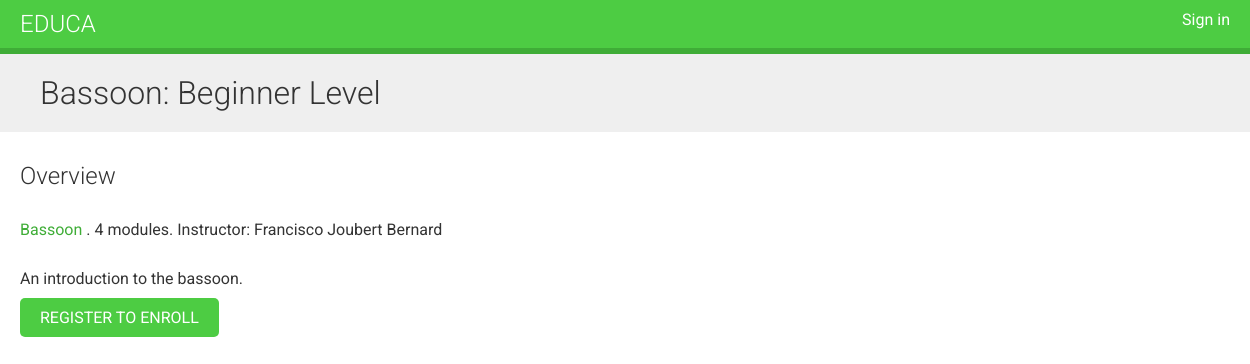
/course/bassoon-beginner-level/, run on the app's committed database.
### courses/models.py (models this page shows, shortened)
class Course(models.Model):
    owner = models.ForeignKey(User, related_name='courses_created', on_delete=models.CASCADE)
    subject = models.ForeignKey(Subject, related_name='courses', on_delete=models.CASCADE)
    title = models.CharField(max_length=200)
    slug = models.SlugField(max_length=200, unique=True)
    overview = models.TextField()
    created = models.DateTimeField(auto_now_add=True)
    students = models.ManyToManyField(User, related_name='courses_joined', blank=True)
    class Meta:
        ordering = ['-created']

class Subject(models.Model):
    title = models.CharField(max_length=200)
    slug = models.SlugField(max_length=200, unique=True)
    class Meta:
        ordering = ['title']

### courses/views.py (the view)
# urls.py: path('<slug:slug>/', views.CourseDetailView.as_view(), name='course_detail'),
class CourseDetailView(DetailView):
    model = Course
    template_name = 'courses/course/detail.html'
    def get_context_data(self, **kwargs):
        context = super().get_context_data(**kwargs)
        context['enroll_form'] = CourseEnrollForm(initial={'course':self.object})
        return context

### courses/templates/courses/course/detail.html (shortened to what this page needs)
{% extends 'base.html' %}
{% block content %}
  {% with object.subject as subject %}
    <h1>
      {{ object.title }}
    </h1>
    <div class="module">
      <h2>Overview</h2>
      <p>
        <a href="{% url 'course_list_subject' subject.slug %}">
          {{ subject.title }}
        </a>.
        {{ object.modules.count }} modules.
        Instructor: {{ object.owner.get_full_name }}
      </p>
      {{ object.overview|linebreaks }}
      {% if request.user.is_authenticated %}
        <form action="{% url 'student_enroll_course' %}" method="post">
          {{ enroll_form }}
          {% csrf_token %}
          <input type="submit" value="Enroll now">
        </form>
      {% else %}
        <a href="{% url 'student_registration' %}" class="button">
          Register to enroll
        </a>
      {% endif %}
    </div>
  {% endwith %}
{% endblock content %}

### courses/static/courses/css/base.css (style rules this page uses)
body { margin:0; font-family:'Roboto', sans-serif; font-weight:400; color:#333; }
a { color:#3fad37; text-decoration:none; }
h1, h2, h3, h4, h5, h6 { font-family:'Roboto', sans-serif; font-weight:300; }
h1 { background:#efefef; width:100%; overflow:auto; padding:20px 0 20px 40px; margin:0; }
.module { padding:10px 20px; float:left; width:600px; }
.module p { margin:10px 0 20px; width:100%; float:left; }
input[type=submit], a.button { border-radius:5px; background:#4dcc43; color:#fff; font-size:16px; text-transform:uppercase; border:none; padding:10px 20px; margin:20px 0; }

### data on the page
Course: title "Bassoon: Beginner Level", modules.count "4", owner.get_full_name "Francisco Joubert Bernard", overview "An introduction to the bassoon."
Subject: title "Bassoon"
